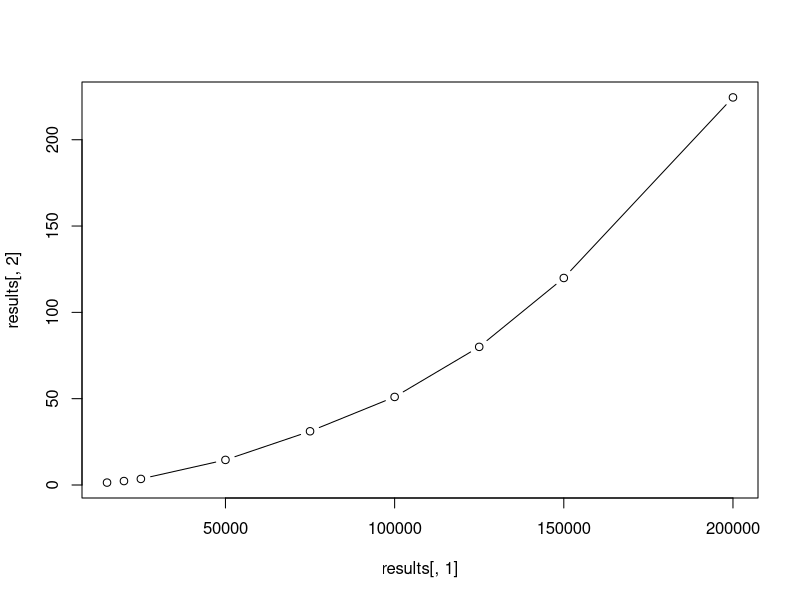
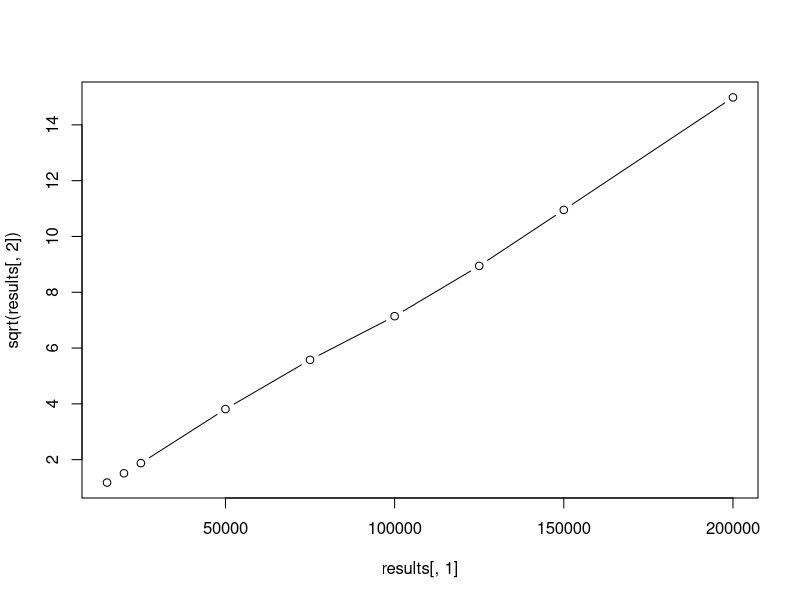

These figures' R source, in order:
## ---- chunk 1
# load experimental data
setwd('~/github/timecomplex/')
rawData<-read.table(file='test.txt', sep='\t', dec='.')

# truncate data for measurments below one second
rawData<-rawData[which(rawData[,1]>10000),]

# assemble and attach data.frame
rawData<-data.frame(nTimes = rawData[,1], runTime = rawData[,2])
attach(rawData)

# aggregate data
results<-aggregate(runTime ~ nTimes, FUN = mean)

## ---- chunk 2
plot(results[,1], results[,2], type = 'b')
## ---- chunk 3
# transforming the data
plot(results[,1], sqrt(results[,2]), type = 'b')

